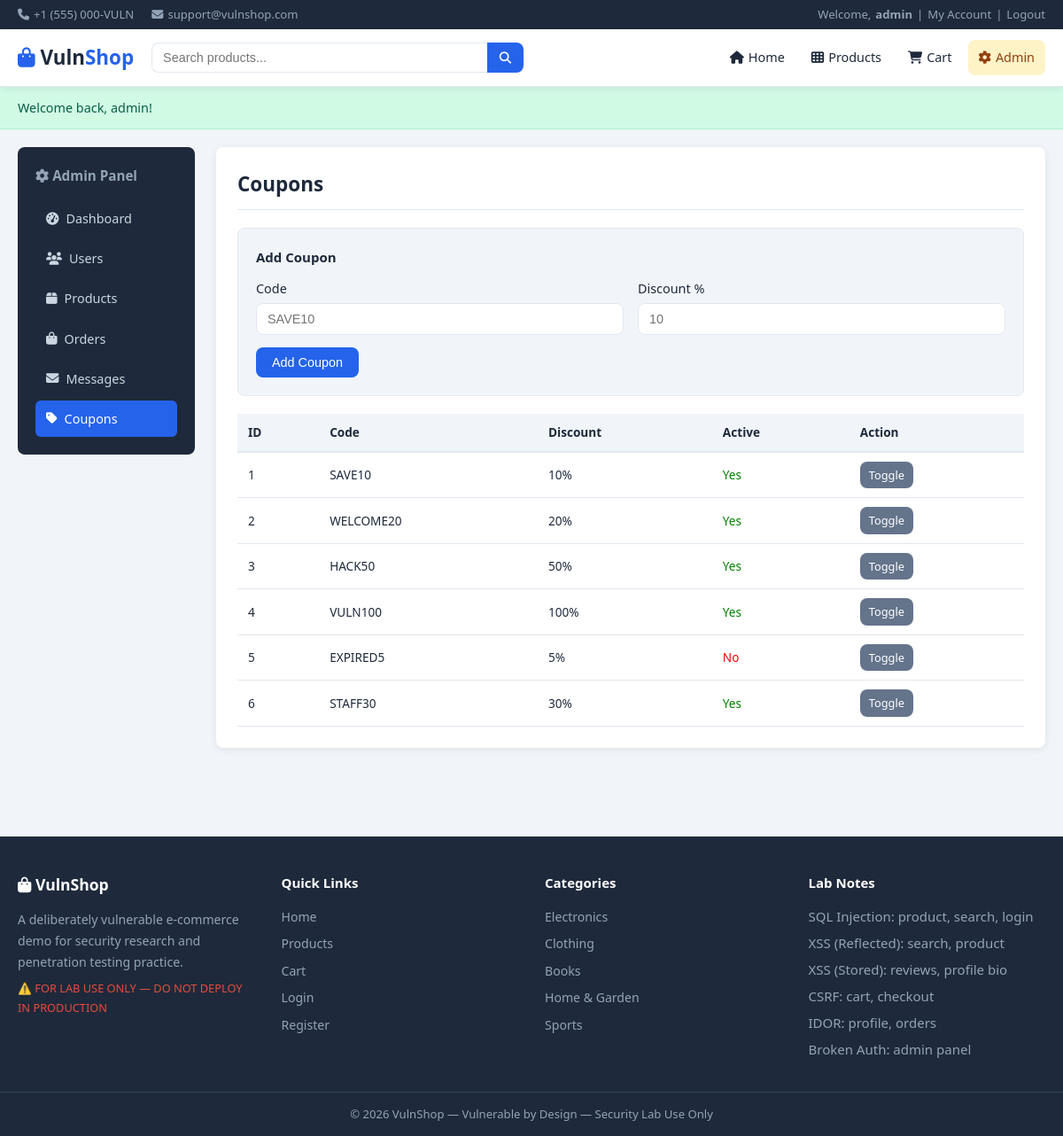
The app's page /admin/index.php?section=coupons (signed in) with its own data.
### tables this page shows
CREATE TABLE IF NOT EXISTS coupons (
    id       INT AUTO_INCREMENT PRIMARY KEY,
    code     VARCHAR(50),
    discount INT,
    active   TINYINT DEFAULT 1
);

### includes/db.php (called while the page is built, shortened)
<?php
$conn = mysqli_connect(DB_HOST, DB_USER, DB_PASS, DB_NAME);
function db_query($sql) {
    global $conn;
    $result = mysqli_query($conn, $sql);
    return $result;
}
function db_fetch_all($sql) {
    $result = db_query($sql);
    $rows = [];
    while ($row = mysqli_fetch_assoc($result)) {
        $rows[] = $row;
    }
    return $rows;
}
?>

### admin/index.php (the view, shortened to what this page needs)
<?php
require_once '../includes/header.php';
$section = isset($_GET['section']) ? $_GET['section'] : 'dashboard';
?>
<div class="admin-layout">
    <aside class="admin-sidebar">
        <h3><i class="fas fa-cog"></i> Admin Panel</h3>
        <nav class="admin-nav">
            <a href="?section=dashboard"  class="<?php echo $section=='dashboard'?'active':''; ?>"><i class="fas fa-tachometer-alt"></i> Dashboard</a>
            <a href="?section=users"      class="<?php echo $section=='users'?'active':''; ?>"><i class="fas fa-users"></i> Users</a>
            <a href="?section=products"   class="<?php echo $section=='products'?'active':''; ?>"><i class="fas fa-box"></i> Products</a>
            <a href="?section=orders"     class="<?php echo $section=='orders'?'active':''; ?>"><i class="fas fa-shopping-bag"></i> Orders</a>
            <a href="?section=messages"   class="<?php echo $section=='messages'?'active':''; ?>"><i class="fas fa-envelope"></i> Messages</a>
            <a href="?section=coupons"    class="<?php echo $section=='coupons'?'active':''; ?>"><i class="fas fa-tag"></i> Coupons</a>
        </nav>
    </aside>
    <div class="admin-content">
    <?php if ($section === 'dashboard'): ?>
        <h2>Dashboard</h2>
        <?php
        $user_count    = db_fetch_one("SELECT COUNT(*) as c FROM users")['c'];
        $product_count = db_fetch_one("SELECT COUNT(*) as c FROM products")['c'];
        $order_count   = db_fetch_one("SELECT COUNT(*) as c FROM orders")['c'];
        $revenue       = db_fetch_one("SELECT SUM(total) as t FROM orders")['t'];
        $review_count  = db_fetch_one("SELECT COUNT(*) as c FROM reviews")['c'];
        $msg_count     = db_fetch_one("SELECT COUNT(*) as c FROM messages")['c'];
        ?>
        <div class="dash-stats">
            <div class="stat-card"><i class="fas fa-users"></i><div><span><?php echo $user_count; ?></span><p>Users</p></div></div>
            <div class="stat-card"><i class="fas fa-box"></i><div><span><?php echo $product_count; ?></span><p>Products</p></div></div>
            <div class="stat-card"><i class="fas fa-shopping-bag"></i><div><span><?php echo $order_count; ?></span><p>Orders</p></div></div>
            <div class="stat-card"><i class="fas fa-dollar-sign"></i><div><span>$<?php echo number_format($revenue ?? 0, 2); ?></span><p>Revenue</p></div></div>
            <div class="stat-card"><i class="fas fa-star"></i><div><span><?php echo $review_count; ?></span><p>Reviews</p></div></div>
            <div class="stat-card"><i class="fas fa-envelope"></i><div><span><?php echo $msg_count; ?></span><p>Messages</p></div></div>
        </div>
        <div class="lab-hint" style="margin-top:20px">
            <h4><i class="fas fa-flask"></i> Admin Panel Vulnerabilities</h4>
            <ul>
                <li><strong>Broken Access Control:</strong> Register a new account with <code>role=admin</code> via Burp Suite, then access this page</li>
                <li><strong>SQLi Login Bypass:</strong> Use <code>admin'--</code> as username</li>
                <li><strong>Sensitive Exposure:</strong> Check Users tab — all passwords shown in plain text</li>
                <li><strong>Stored XSS:</strong> Check Messages tab — user input rendered raw</li>
            </ul>
        </div>
    <?php elseif ($section === 'coupons'): ?>
        <h2>Coupons</h2>
        <?php
        $coupons = db_fetch_all("SELECT * FROM coupons");
        ?>
        <form method="POST" class="admin-add-form">
            <h4>Add Coupon</h4>
            <div class="form-row">
                <div class="form-group"><label>Code</label><input type="text" name="code" class="form-control" placeholder="SAVE10"></div>
                <div class="form-group"><label>Discount %</label><input type="number" name="discount" class="form-control" placeholder="10"></div>
            </div>
            <button type="submit" name="add_coupon" class="btn btn-primary">Add Coupon</button>
        </form>
        <table class="admin-table" style="margin-top:20px">
            <thead><tr><th>ID</th><th>Code</th><th>Discount</th><th>Active</th><th>Action</th></tr></thead>
            <tbody>
            <?php foreach ($coupons as $c): ?>
            <tr>
                <td><?php echo $c['id']; ?></td>
                <td><?php echo $c['code']; ?></td>
                <td><?php echo $c['discount']; ?>%</td>
                <td><?php echo $c['active'] ? '<span style="color:green">Yes</span>' : '<span style="color:red">No</span>'; ?></td>
                <td><a href="?section=coupons&toggle_coupon=<?php echo $c['id']; ?>" class="btn btn-sm btn-secondary">Toggle</a></td>
            </tr>
            <?php endforeach; ?>
            </tbody>
        </table>
    <?php endif; ?>
    </div>
</div>
<?php require_once '../includes/footer.php'; ?>

### css/style.css (style rules this page uses)
*, *::before, *::after { box-sizing: border-box; margin: 0; padding: 0; }
:root { --primary: #2563eb; --primary-dk: #1d4ed8; --success: #16a34a; --danger: #dc2626; --warning: #d97706; --info: #0891b2; --dark: #1e293b; --mid: #64748b; --light: #f1f5f9; --white: #ffffff; --border: #e2e8f0; --shadow: 0 2px 8px rgba(0,0,0,.08); --radius: 8px; }
body { font-family: 'Segoe UI', system-ui, -apple-system, sans-serif; background: var(--light); color: var(--dark); font-size: 15px; line-height: 1.6; }
a { color: var(--primary); text-decoration: none; }
.btn { display: inline-flex; align-items: center; gap: 6px; padding: 9px 18px; border-radius: var(--radius); border: none; cursor: pointer; font-size: 0.9rem; font-weight: 500; text-decoration: none; transition: opacity .15s, transform .1s; white-space: nowrap; }
.btn-primary { background: var(--primary); color: var(--white); }
.btn-secondary { background: var(--mid); color: var(--white); }
.btn-sm { padding: 5px 10px; font-size: 0.8rem; }
.form-control { width: 100%; padding: 9px 12px; border: 1px solid var(--border); border-radius: var(--radius); font-size: 0.9rem; outline: none; background: var(--white); transition: border-color .15s; }
.form-group { margin-bottom: 14px; }
.form-group label { display: block; margin-bottom: 5px; font-weight: 500; font-size: 0.9rem; }
.form-row { display: grid; grid-template-columns: 1fr 1fr; gap: 16px; }
.admin-layout { display: grid; grid-template-columns: 200px 1fr; gap: 24px; align-items: start; }
.admin-sidebar { background: var(--dark); border-radius: var(--radius); padding: 20px; color: var(--white); position: sticky; top: 80px; }
.admin-sidebar h3 { margin-bottom: 16px; font-size: 0.95rem; color: #94a3b8; }
.admin-nav { display: flex; flex-direction: column; gap: 4px; }
.admin-nav a { display: flex; align-items: center; gap: 8px; padding: 9px 12px; border-radius: 6px; color: #cbd5e1; font-size: 0.9rem; text-decoration: none; transition: background .15s; }
.admin-nav a.active { background: var(--primary); color: var(--white); }
.admin-content { background: var(--white); border-radius: var(--radius); padding: 24px; box-shadow: var(--shadow); min-height: 400px; }
.admin-content h2 { margin-bottom: 20px; padding-bottom: 10px; border-bottom: 1px solid var(--border); }
.admin-table { width: 100%; border-collapse: collapse; font-size: 0.85rem; }
.admin-table th { background: var(--light); padding: 10px 12px; text-align: left; border-bottom: 2px solid var(--border); }
.admin-table td { padding: 10px 12px; border-bottom: 1px solid var(--border); vertical-align: middle; }
.admin-add-form { background: var(--light); border-radius: var(--radius); padding: 20px; margin-bottom: 20px; border: 1px solid var(--border); }
.admin-add-form h4 { margin-bottom: 12px; }

### records on screen
coupons: id "1", code "SAVE10", discount "10", active "Yes"
coupons: id "2", code "WELCOME20", discount "20", active "Yes"
coupons: id "3", code "HACK50", discount "50", active "Yes"
coupons: id "4", code "VULN100", discount "100", active "Yes"
coupons: id "5", code "EXPIRED5", discount "5", active "No"
coupons: id "6", code "STAFF30", discount "30", active "Yes"

### other values on screen
$_SESSION['username'] "admin"
$_SESSION['flash_msg'] "Welcome back, admin!"
